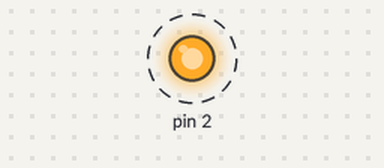
This sketch was run on a simulated Arduino Uno, built with avr-gcc and run on an emulated ATmega328P. Shown: output pins drawn as LEDs (lit = HIGH). Dashed ring = blinking. Pins used as bus, display or sensor lines are not drawn.

Above: at 0.5 s.
Timing chart, 0 to 4.6 s (numbered marks = the images above):
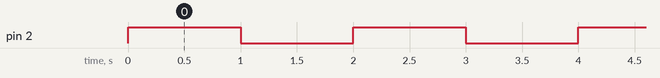

Measured:
- by itself, pin 2: alternates HIGH for 1.0 s and LOW for 1.0 s

The sketch:

first_led.ino
```cpp
void setup() {
  Serial.begin(9600);
  pinMode(2, OUTPUT);
  pinMode(0, OUTPUT);
}

void loop() {
  digitalWrite(2, HIGH);
  digitalWrite(0, HIGH);
  delay(1000);
  digitalWrite(2, LOW);
  digitalWrite(0, LOW);
  delay(1000);
}
```
